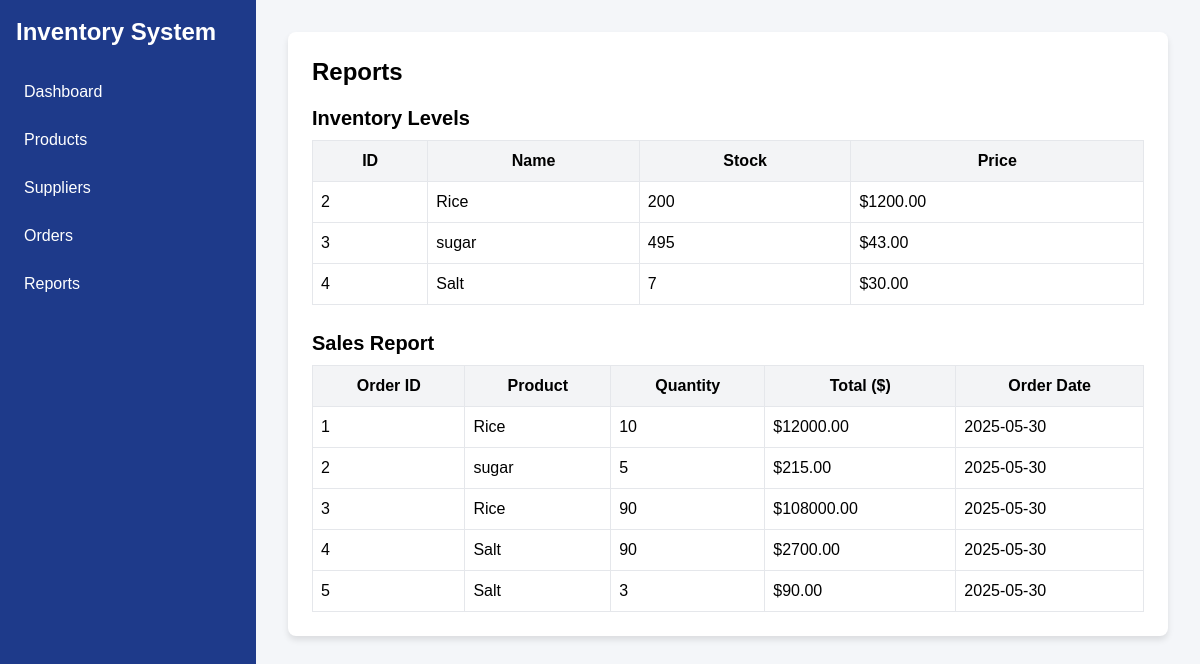
Page /reports on the committed database.
### tables this page shows
CREATE TABLE products (
            id INTEGER PRIMARY KEY AUTOINCREMENT,
            name TEXT NOT NULL,
            description TEXT,
            stock INTEGER NOT NULL,
            price REAL NOT NULL
        );

CREATE TABLE orders (
            id INTEGER PRIMARY KEY AUTOINCREMENT,
            product_id INTEGER,
            quantity INTEGER NOT NULL,
            order_date TEXT NOT NULL,
            status TEXT NOT NULL,
            FOREIGN KEY (product_id) REFERENCES products(id)
        );

### app.py (the view)
@app.route('/reports')
def reports():
    with sqlite3.connect('inventory.db') as conn:
        conn.row_factory = sqlite3.Row
        c = conn.cursor()
        c.execute('SELECT * FROM products')
        products = c.fetchall()
        c.execute('SELECT orders.*, products.name, products.price FROM orders JOIN products ON orders.product_id = products.id')
        orders = c.fetchall()
    return render_template('reports.html', products=products, orders=orders)

### templates/reports.html
{% extends "base.html" %}
{% block content %}
<div class="card">
    <h1 class="text-2xl font-bold mb-4">Reports</h1>
    <h2 class="text-xl font-semibold mb-2">Inventory Levels</h2>
    <table class="w-full border-collapse mb-6">
        <thead>
            <tr class="bg-gray-100">
                <th class="border p-2">ID</th>
                <th class="border p-2">Name</th>
                <th class="border p-2">Stock</th>
                <th class="border p-2">Price</th>
            </tr>
        </thead>
        <tbody>
            {% for product in products %}
            <tr>
                <td class="border p-2">{{ product.id }}</td>
                <td class="border p-2">{{ product.name }}</td>
                <td class="border p-2">{{ product.stock }}</td>
                <td class="border p-2">${{ "%.2f" | format(product.price) }}</td>
            </tr>
            {% endfor %}
        </tbody>
    </table>
    <h2 class="text-xl font-semibold mb-2">Sales Report</h2>
    <table class="w-full border-collapse">
        <thead>
            <tr class="bg-gray-100">
                <th class="border p-2">Order ID</th>
                <th class="border p-2">Product</th>
                <th class="border p-2">Quantity</th>
                <th class="border p-2">Total ($)</th>
                <th class="border p-2">Order Date</th>
            </tr>
        </thead>
        <tbody>
            {% for order in orders %}
            <tr>
                <td class="border p-2">{{ order.id }}</td>
                <td class="border p-2">{{ order.name }}</td>
                <td class="border p-2">{{ order.quantity }}</td>
                <td class="border p-2">${{ "%.2f" | format(order.quantity * order.price) }}</td>
                <td class="border p-2">{{ order.order_date }}</td>
            </tr>
            {% endfor %}
        </tbody>
    </table>
</div>
{% endblock %}

### templates/base.html (style rules this page uses)
body { font-family: 'Arial', sans-serif; background-color: #f4f6f9; }
.card { background-color: white; border-radius: 0.5rem; box-shadow: 0 4px 6px rgba(0, 0, 0, 0.1); padding: 1.5rem; margin-bottom: 1rem; }

### rows in the picture
products: id "2", name "Rice", stock "200", price "1200.00"
products: id "3", name "sugar", stock "495", price "43.00"
products: id "4", name "Salt", stock "7", price "30.00"
orders: id "1", name "Rice", quantity "10", order.quantity*order.price "12000.00", order_date "2025-05-30"
orders: id "2", name "sugar", quantity "5", order.quantity*order.price "215.00", order_date "2025-05-30"
orders: id "3", name "Rice", quantity "90", order.quantity*order.price "108000.00", order_date "2025-05-30"
orders: id "4", name "Salt", quantity "90", order.quantity*order.price "2700.00", order_date "2025-05-30"
orders: id "5", name "Salt", quantity "3", order.quantity*order.price "90.00", order_date "2025-05-30"
